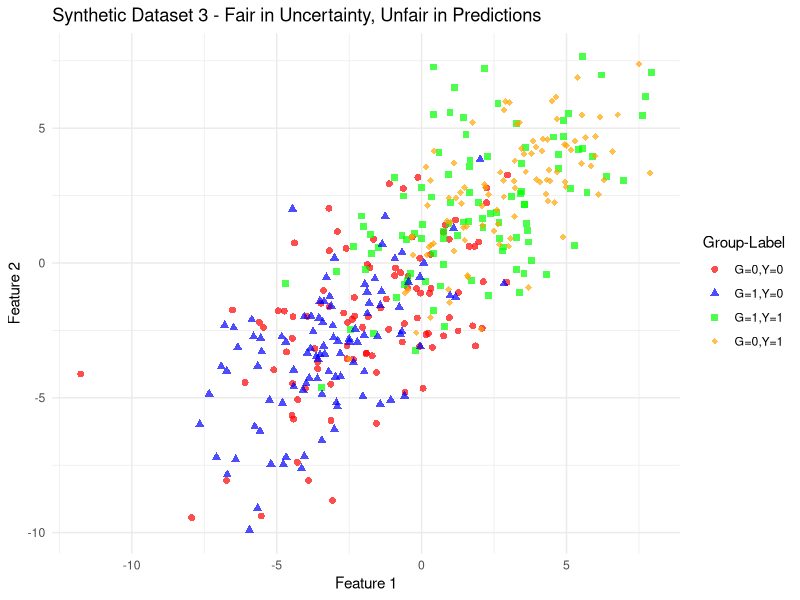
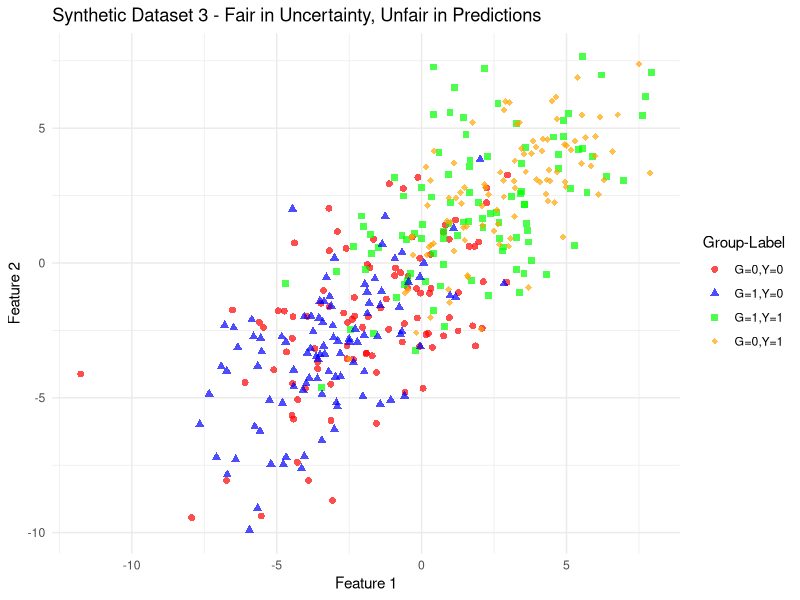

Here is the R script that generated these plots, in order:

library(MASS)
library(tidyverse)

# Replica Synthetic Dataset 3 (SD3) dal paper
# Case of Fair in Uncertainty, Unfair in Predictions

generate_synthetic_dataset_3 <- function(n_samples = 100) {
  set.seed(42)

# G=0,Y# Parameters per le 4 distribuzioni (dal paper)=0 ~ N([-2, -2], [[7,3],[3,7]])
# G=0,Y=0 ~ N([-2, -2], [[7,3],[3,7]])
# G=0,Y=1 ~ N([ 2,  2], [[7,3],[3,7]])
# G=1,Y=0 ~ N([-3, -3], [[5,3],[3,5]]) 
# G=1,Y=1 ~ N([ 3,  3], [[5,3],[3,5]])

  Sigma_g0 <- matrix(c(7, 3,
                       3, 7), nrow = 2, byrow = TRUE)
  Sigma_g1 <- matrix(c(5, 3,
                       3, 5), nrow = 2, byrow = TRUE)
  
  data_list <- list()
  
  # G=0, Y=0 - Normal distribution
  xy_00 <- mvrnorm(n_samples, mu = c(-2, -2), Sigma = Sigma_g0)
  data_list[[1]] <- data.frame(feature1 = xy_00[,1], feature2 = xy_00[,2], G = 0, Y = 0)
  
  # G=0, Y=1 - Normal distribution
  xy_01 <- mvrnorm(n_samples, mu = c( 2,  2), Sigma = Sigma_g0)
  data_list[[2]] <- data.frame(feature1 = xy_01[,1], feature2 = xy_01[,2], G = 0, Y = 1)
  
  # G=1, Y=0 - Normal distribution
  xy_10 <- mvrnorm(n_samples, mu = c(-3, -3), Sigma = Sigma_g1)
  data_list[[3]] <- data.frame(feature1 = xy_10[,1], feature2 = xy_10[,2], G = 1, Y = 0)
  
  # G=1, Y=1 - Normal distribution
  xy_11 <- mvrnorm(n_samples, mu = c( 3,  3), Sigma = Sigma_g1)
  data_list[[4]] <- data.frame(feature1 = xy_11[,1], feature2 = xy_11[,2], G = 1, Y = 1)
  
  # Combine all data
  synthetic_data <- do.call(rbind, data_list)
  synthetic_data$G <- as.factor(synthetic_data$G)
  synthetic_data$Y <- as.factor(synthetic_data$Y)
  
  return(synthetic_data)
}

# Test the function
sd3_data <- generate_synthetic_dataset_3()
head(sd3_data)
table(sd3_data$G, sd3_data$Y)

# --- Visualizzazione identica al tuo helper per SD1 ---
plot_synthetic_data <- function(data, title = "Synthetic Dataset") {
  ggplot(data, aes(x = feature1, y = feature2, 
                   color = interaction(G, Y), 
                   shape = interaction(G, Y))) +
    geom_point(size = 2, alpha = 0.7) +
    scale_color_manual(values = c("red", "blue", "green", "orange"),
                       labels = c("G=0,Y=0", "G=1,Y=0", "G=1,Y=1", "G=0,Y=1")) +
    scale_shape_manual(values = c(16, 17, 15, 18),
                       labels = c("G=0,Y=0", "G=1,Y=0", "G=1,Y=1", "G=0,Y=1")) +
    labs(title = title, 
         x = "Feature 1", 
         y = "Feature 2",
         color = "Group-Label",
         shape = "Group-Label") +
    theme_minimal()
}

p3 <- plot_synthetic_data(sd3_data, "Synthetic Dataset 3 - Fair in Uncertainty, Unfair in Predictions")
print(p3)
ggsave("plots/synthetic_dataset_3.png", p3, width = 10, height = 6)

